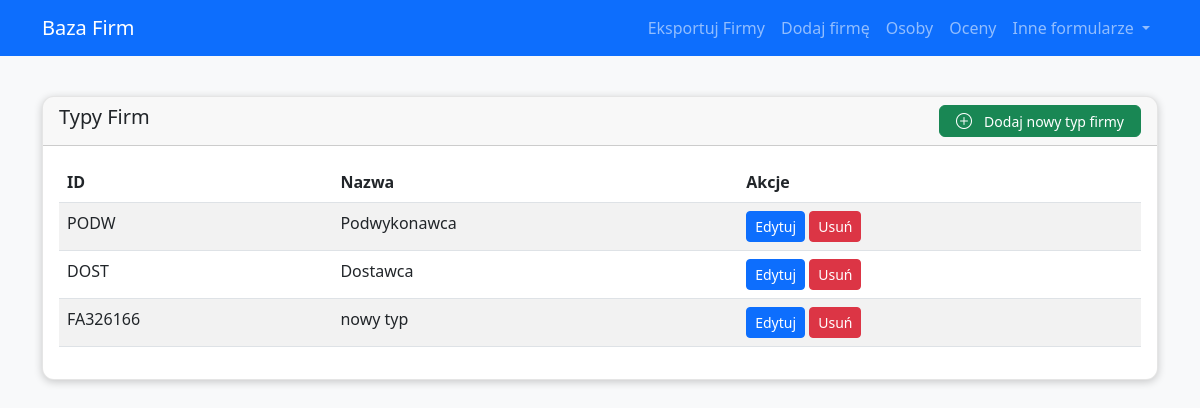
The page /company_types on the database as committed earlier.
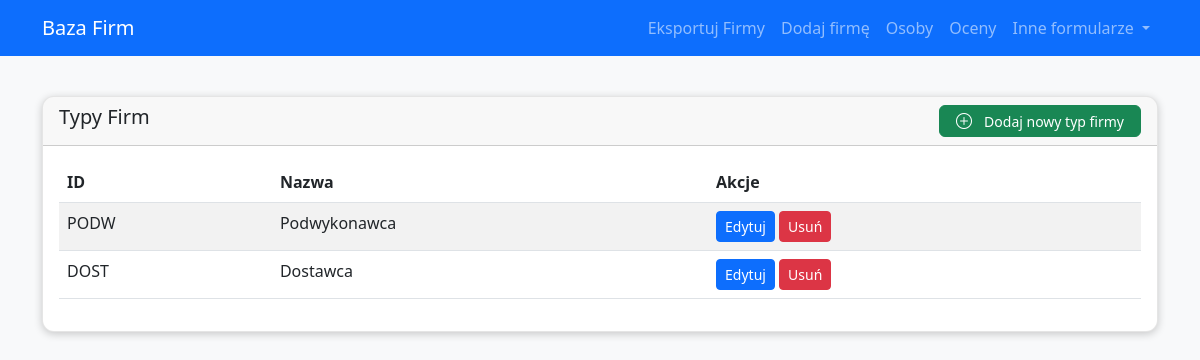
The same page on the database as committed later.
### app/models.py (models this page shows)
class FirmyTyp(db.Model):
    __tablename__ = 'FIRMY_TYP'
    ID_FIRMY_TYP = db.Column(db.Text, primary_key=True)
    Typ_firmy = db.Column(db.Text)
    firmy = db.relationship('Firmy', backref='typ_firmy', lazy='dynamic')

### app/routes.py (the view)
@main.route('/company_types')
def list_company_types():
    company_types = FirmyTyp.query.all()
    return render_template('company_types.html', items=company_types, title='Typy Firm')

### app/templates/company_types.html
{% extends 'base.html' %}
{% block content %}
<div class="row">
    <div class="col-12">
        <div class="card">
            <div class="card-header d-flex justify-content-between align-items-center">
                <h5 class="card-title">{{ title }}</h5>
                 <a href="{{ url_for('main.new_company_type') }}" class="btn btn-success btn-sm">
                    <i class="bi bi-plus-circle"></i> Dodaj nowy typ firmy
                </a>
            </div>
            <div class="card-body">
                <table class="table table-striped">
                    <thead>
                        <tr>
                            <th>ID</th>
                            <th>Nazwa</th>
                            <th>Akcje</th>
                        </tr>
                    </thead>
                    <tbody>
                        {% for item in items %}
                        <tr>
                            <td>{{ item.ID_FIRMY_TYP }}</td>
                            <td>{{ item.Typ_firmy }}</td>
                            <td>
                                <a href="{{ url_for('main.edit_company_type', id=item.ID_FIRMY_TYP) }}" class="btn btn-sm btn-primary">Edytuj</a>
                                <form action="{{ url_for('main.delete_company_type', id=item.ID_FIRMY_TYP) }}" method="POST" style="display: inline;">
                                    <button type="submit" class="btn btn-sm btn-danger" onclick="return confirm('Czy na pewno chcesz usunąć ten typ firmy?');">Usuń</button>
                                </form>
                            </td>
                        </tr>
                        {% endfor %}
                    </tbody>
                </table>
            </div>
        </div>
    </div>
</div>
{% endblock %}

### app/templates/base.html (shortened to what this page needs)
<!DOCTYPE html>
<html lang="pl">
    <head>
        <link href="https://cdn.jsdelivr.net/npm/bootstrap@5.3.0-alpha1/dist/css/bootstrap.min.css" rel="stylesheet">
        <link href="https://cdn.jsdelivr.net/npm/bootstrap-icons@1.10.0/font/bootstrap-icons.css" rel="stylesheet">
        <link href="https://cdn.jsdelivr.net/npm/select2@4.1.0-rc.0/dist/css/select2.min.css" rel="stylesheet" />
        <link href="{{ url_for('static', filename='css/main.css') }}" rel="stylesheet">
    </head>
    <body>
        <nav class="navbar navbar-expand-md navbar-dark bg-primary fixed-top">
            <div class="container">
                <a class="navbar-brand" href="{{ url_for('main.index') }}">Baza Firm</a>
                <div class="collapse navbar-collapse" id="navbarNav">
                    <ul class="navbar-nav ms-auto">
                        <li class="nav-item">
                            <a class="nav-link" href="{{ url_for('main.export_companies_html') }}{% if request.query_string %}?{{ request.query_string.decode('utf-8') }}{% endif %}" target="_blank">Eksportuj Firmy</a>
                        </li>
                        <li class="nav-item">
                            <a class="nav-link" href="{{ url_for('main.new_company') }}">Dodaj firmę</a>
                        </li>
                        <li class="nav-item">
                            <a class="nav-link" href="{{ url_for('main.list_persons') }}">Osoby</a>
                        </li>
                        <li class="nav-item">
                            <a class="nav-link" href="{{ url_for('main.list_ratings') }}">Oceny</a>
                        </li>
                        <li class="nav-item dropdown">
                            <a class="nav-link dropdown-toggle" href="#" id="navbarDropdown" role="button" data-bs-toggle="dropdown" aria-expanded="false">
                                Inne formularze
                            </a>
                        </li>
                    </ul>
                </div>
            </div>
        </nav>
        <div class="container pt-5 pb-4 mt-5">
            {% block content %}{% endblock %}
        </div>
    </body>
</html>

### app/static/css/main.css (style rules this page uses)
:root { --btn-primary-color: #0d6efd; --btn-secondary-color: #6c757d; --btn-success-color: #198754; --card-border-color: rgba(0, 0, 0, 0.1); }
body { background-color: #f8f9fa; position: relative; }
.nav-link { color: ofwhite; font-weight: 500; text-align: right; }
.card { border-radius: 12px; box-shadow: 0 2px 8px rgba(0, 0, 0, 0.2); margin-bottom: 1.5rem; border: 1px solid var(--card-border-color); overflow: hidden; transition: all 0.3s ease; }
.card-header .btn, .mobile-filter-content .btn { height: 32px; display: inline-flex; align-items: center; justify-content: center; gap: 0.5rem; font-weight: 500; border-radius: 0.375rem; transition: all 0.2s ease; padding: 0.375rem 0.75rem; }
.d-grid.gap-2.mt-4, .d-flex.justify-content-between { display: flex !important; flex-wrap: wrap; justify-content: space-between; gap: 8px; }
.btn .bi { font-size: 1rem; margin-right: 0.25rem; }
.d-flex.justify-content-between .btn { min-width: 150px; padding: 0.5rem 1rem; font-weight: 500; display: inline-flex; align-items: center; justify-content: center; gap: 0.5rem; }
.bi { font-size: 1rem; line-height: 1; vertical-align: middle; }

Rows that differ between the two databases and show on the page:
removed FirmyTyp: ID_FIRMY_TYP "FA326166", Typ_firmy "nowy typ"
